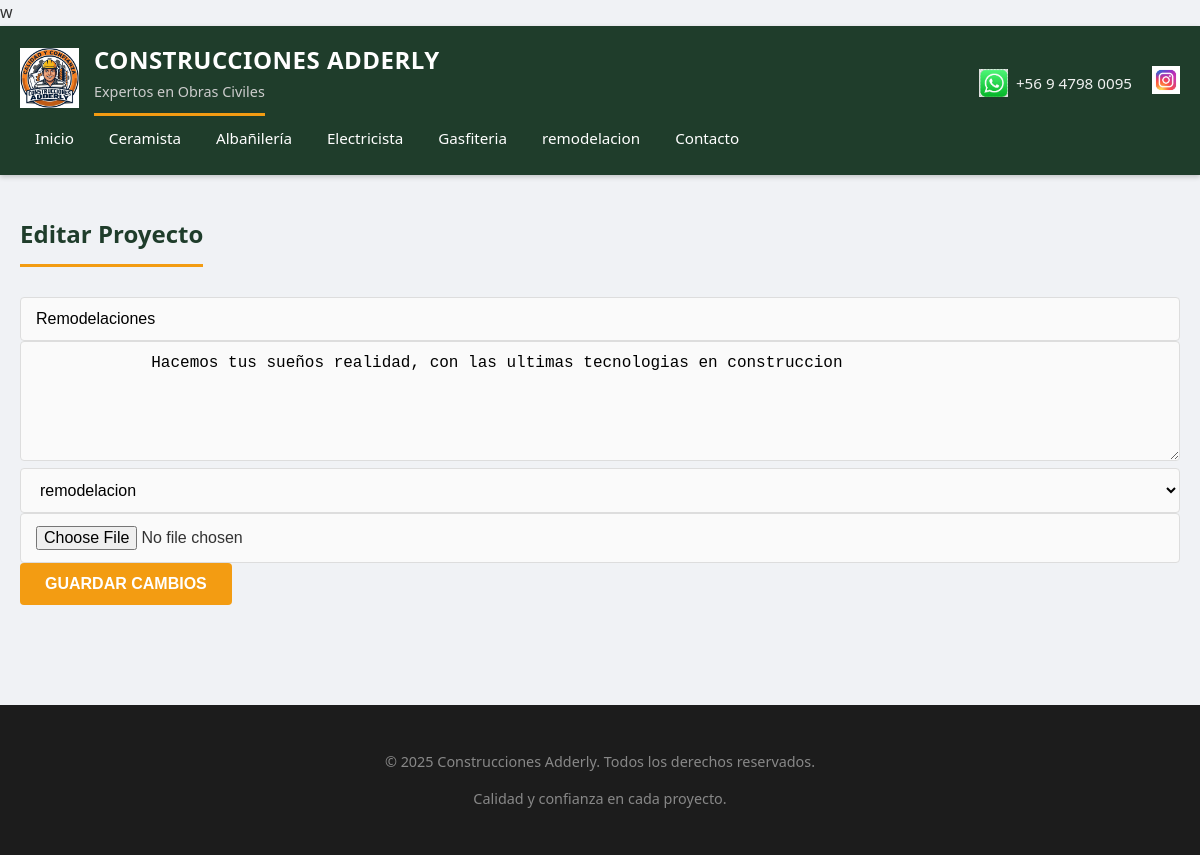
The page /edit_project/4 (signed in) on the database as committed earlier.
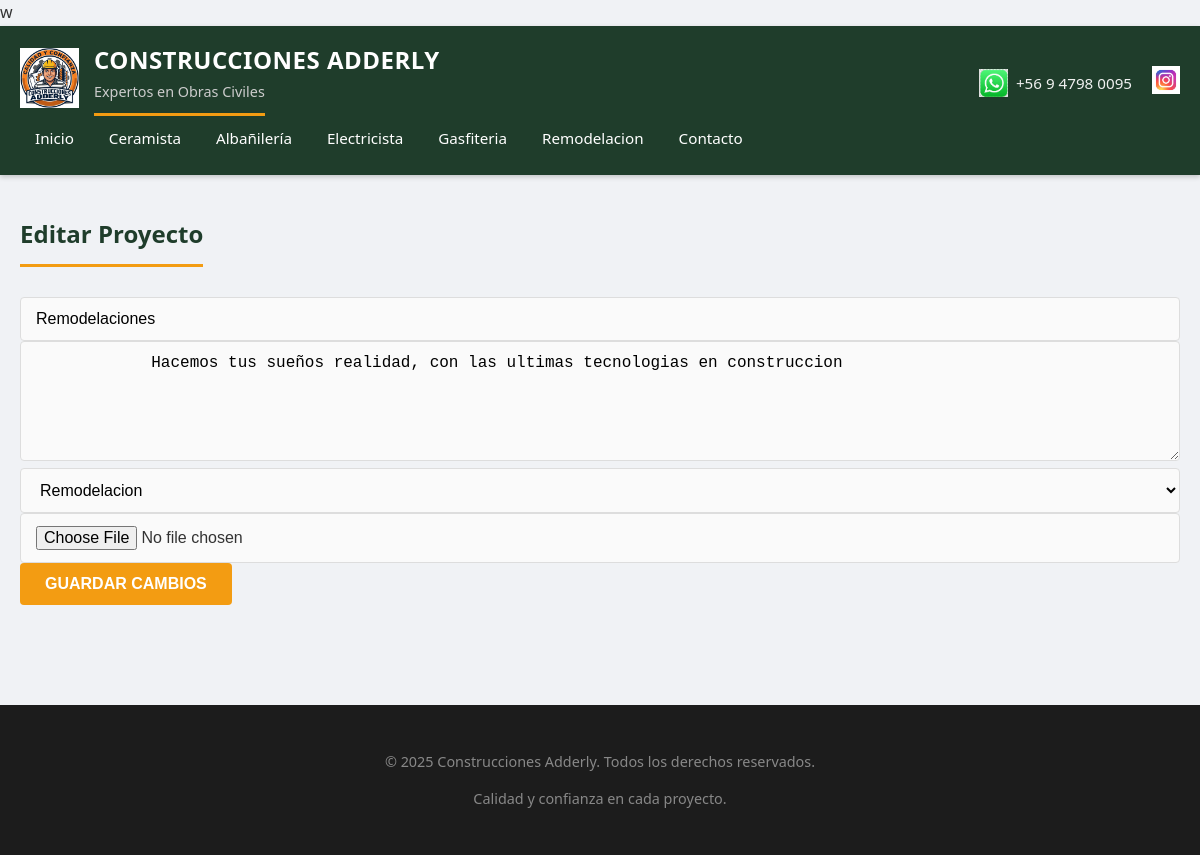
The same page on the database as committed later.
### app.py (models this page shows)
class Category(db.Model):
    id = db.Column(db.Integer, primary_key=True)
    name = db.Column(db.String(50), unique=True, nullable=False)

class Project(db.Model):
    id = db.Column(db.Integer, primary_key=True)
    title = db.Column(db.String(100), nullable=False)
    description = db.Column(db.Text, nullable=False)
    media_url = db.Column(db.String(500), nullable=False)
    media_type = db.Column(db.String(20), nullable=False)
    category_id = db.Column(
        db.Integer,
        db.ForeignKey('category.id'),
        nullable=False
    )
    category = db.relationship('Category', backref='projects')

### app.py (the view, shortened to what this page needs)
@app.route('/edit_project/<int:project_id>', methods=['GET', 'POST'])
def edit_project(project_id):
    if not session.get('admin'):
        return redirect(url_for('admin_login'))
    project = Project.query.get_or_404(project_id)
    return render_template('edit_project.html', project=project)

### app.py (called while the page is built)
@app.context_processor
def inject_categories():
    return dict(categories=Category.query.all())

### templates/edit_project.html
{% extends "base.html" %}
{% block content %}
<h2>Editar Proyecto</h2>
<form method="POST" enctype="multipart/form-data">
  <input type="text" name="title" value="{{ project.title }}" required>
  <textarea name="description" required>
    {{ project.description }}
  </textarea>
  <select name="category" required>
    {% for cat in categories %}
      <option value="{{ cat.id }}"
        {% if cat.id == project.category_id %}selected{% endif %}>
        {{ cat.name }}
      </option>
    {% endfor %}
  </select>
  <input type="file" name="file">
  <button type="submit">Guardar cambios</button>
</form>
{% endblock %}

### templates/base.html (shortened to what this page needs)
<!DOCTYPE html>
<html lang="es">
<head>
  <link rel="stylesheet" href="{{ url_for('static', filename='css/style.css') }}">
</head>
<body>
<header class="header">
  <div class="header-inner">
    <div class="logo-container">
      <img src="{{ url_for('static', filename='img/logo.png') }}" alt="Logo Adderly">
      <div class="logo-text">
        <h1>Construcciones Adderly</h1>
        <h2>Expertos en Obras Civiles</h2>
      </div>
    </div>
   <div class="social-bar">
    <div class="contact-item">
        <img src="{{ url_for('static', filename='img/whatsapp.png') }}" alt="WhatsApp">
        <span>+56 9 4798 0095</span>
    </div>
    <a href="https://www.instagram.com/adderlyconstrucciones" target="_blank" class="social-link">
        <img src="{{ url_for('static', filename='img/instagram.png') }}" alt="Instagram">
    </a>
</div>
    <nav>
      <a href="{{ url_for('portfolio') }}">Inicio</a>
      {% for cat in categories %}
        <a href="{{ url_for('projects_by_category', category_id=cat.id) }}">
          {{ cat.name }}
        </a>
      {% endfor %}
      <a href="{{ url_for('contact') }}">Contacto</a>
    </nav>
  </div>
</header>
<main class="content">
  {% block content %}{% endblock %}
</main>
<footer class="footer">
  <p>© 2025 Construcciones Adderly. Todos los derechos reservados.</p>
  <p>Calidad y confianza en cada proyecto.</p>
</footer>
</body>
</html>

Rows that differ between the two databases and show on the page:
changed Category: name "remodelacion" → "Remodelacion"
changed through a linked row, Project "Remodelaciones": category "remodelacion" → "Remodelacion"
